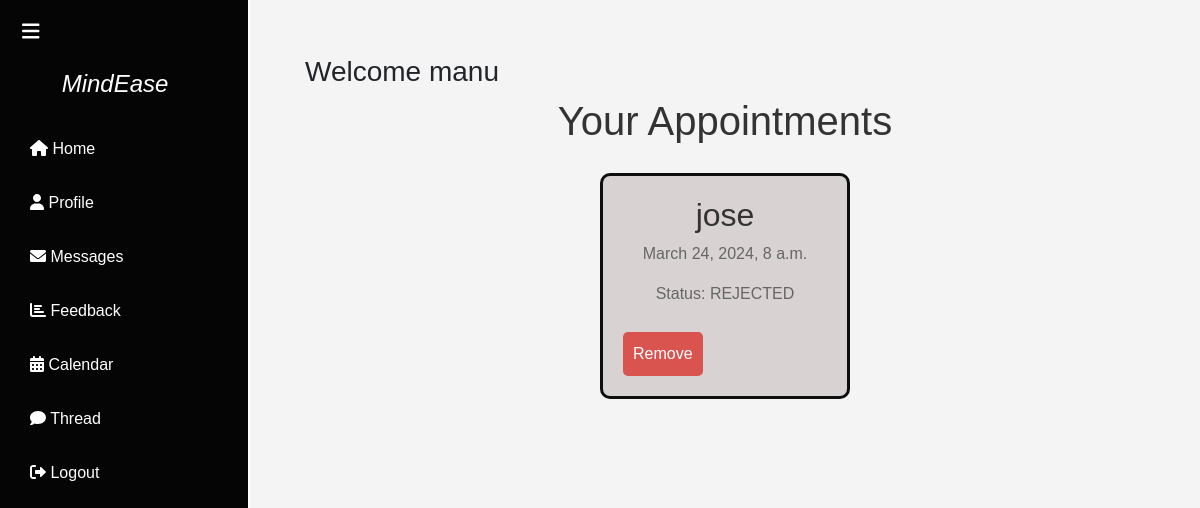
Page /therapist-appointments/ (signed in) on the earlier database version.
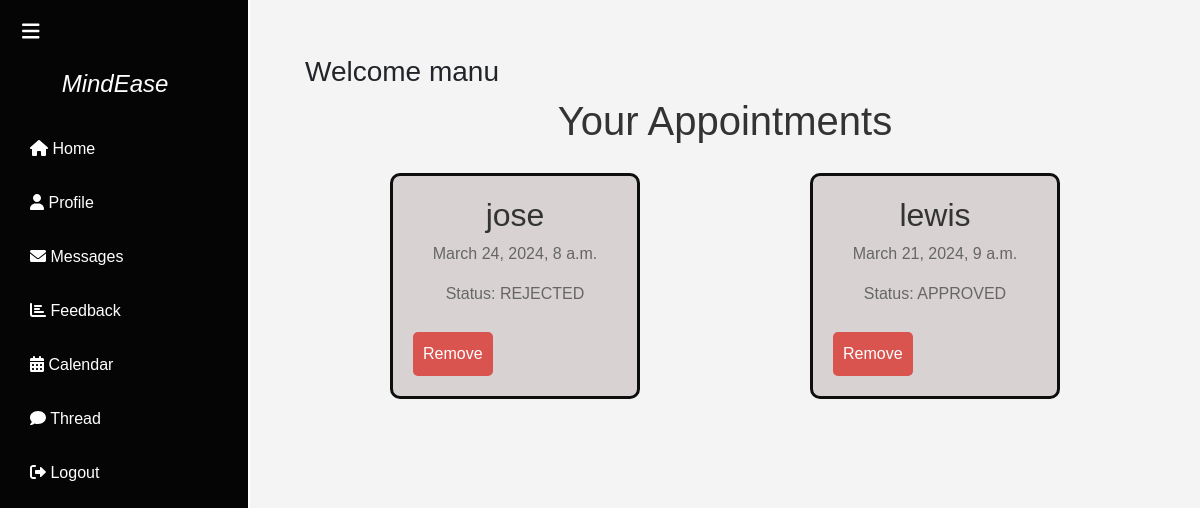
Same page on the later database version.
### app1/models.py (models this page shows, shortened)
class Appointment(models.Model):
    user = models.ForeignKey(User, on_delete=models.CASCADE, related_name='appointments')
    therapist = models.ForeignKey(User, on_delete=models.CASCADE, related_name='approved_appointments')
    time_slot = models.ForeignKey('TimeSlot', on_delete=models.CASCADE)
    status = models.CharField(max_length=20, choices=[('PENDING', 'Pending'), ('APPROVED', 'Approved')], default='PENDING')
    status_change_notification = models.BooleanField(default=False)
    PAYMENT_STATUS_CHOICES = [
        ('PENDING', 'Pending'),
        ('PAID', 'Paid'),
        ('FAILED', 'Failed'),
    ]
    payment_status = models.CharField(max_length=10, choices=PAYMENT_STATUS_CHOICES, default='PENDING')
    payment_id = models.CharField(max_length=100, blank=True, null=True)

class User(AbstractUser):
    class Role(models.TextChoices):
        ADMIN = "ADMIN", "Admin"
        THERAPIST = "THERAPIST", "Therapist"
        USER = "USER", "User"
    role = models.CharField(max_length=50, choices=Role.choices)
    phone_number = models.CharField(max_length=15, blank=True, null=True)
    dob = models.DateField(blank=True, null=True)
    location = models.CharField(max_length=255, blank=True, null=True)
    qualification = models.CharField(max_length=255, blank=True, null=True)
    description = models.TextField(blank=True, null=True)
    specialization = models.CharField(max_length=255, blank=True, null=True)
    is_approved = models.BooleanField(default=False)
    is_therapist = models.BooleanField(default=False)
    profile_picture = models.ImageField(upload_to='profile_pics/', blank=True, null=True)

class TimeSlot(models.Model):
    class SessionType(models.TextChoices):
        MORNING = "MORNING", "Morning Session"
        AFTERNOON = "AFTERNOON", "Afternoon Session"
    TIME_SLOTS = [
        ("8-9", "8:00 AM - 9:00 AM"),
        ("9-10", "9:00 AM - 10:00 AM"),
        ("10-11", "10:00 AM - 11:00 AM"),
        ("12-1", "12:00 PM - 1:00 PM"),
        ("1-2", "1:00 PM - 2:00 PM"),
        ("2-3", "2:00 PM - 3:00 PM"),
        ("3-4", "3:00 PM - 4:00 PM"),
    ]
    therapist = models.ForeignKey(User, on_delete=models.CASCADE, related_name='available_time_slots')
    time_slot = models.CharField(max_length=5, choices=TIME_SLOTS, null=True)
    start_time = models.DateTimeField()
    end_time = models.DateTimeField()
    session_type = models.CharField(max_length=50, choices=SessionType.choices, null=True)
    is_booked = models.BooleanField(default=False)

### app1/views.py (the view)
# urls.py: path('therapist-appointments/', views.therapist_appointments, name='therapist_appointments'),
def therapist_appointments(request):
    if request.user.role != 'THERAPIST':
        return redirect('home')  # Redirect to the home page if the user is not a therapist
    appointments = Appointment.objects.filter(therapist=request.user, status='PENDING')
    return render(request, 'therapist_appointments.html', {'appointments': appointments})

### templates/therapist_appointments.html (shortened to what this page needs)
<!DOCTYPE html>
<html lang="en">
<head>
  <link href="https://cdn.jsdelivr.net/npm/bootstrap@5.3.0/dist/css/bootstrap.min.css" rel="stylesheet">
  <link href="https://cdnjs.cloudflare.com/ajax/libs/font-awesome/6.0.0/css/all.min.css" rel="stylesheet">
<link href="https://cdnjs.cloudflare.com/ajax/libs/font-awesome/6.0.0/css/all.min.css" rel="stylesheet">
</head>
<body>
<div class="wrapper">
  <nav id="sidebar">
    <div class="sidebar-header">
      <strong><i><h3 id="brand">&nbsp;&nbsp;&nbsp;&nbsp;&nbsp;&nbsp;&nbsp;MindEase</h3></i></strong>
    </div>
    <div id="sidebar-content">
      <ul class="list-unstyled components">
        <li>
          <a href="/Tdash" class="sidebar-link">
            <i class="fas fa-home"></i> <span class="sidebar-content-text">Home</span>
          </a>
        </li>
        <li>
          <a href='/update_profile' class="sidebar-link">
            <i class="fas fa-user"></i> <span class="sidebar-content-text">Profile</span>
          </a>
        </li>
        <li>
          <a href="#" class="sidebar-link">
            <i class="fas fa-envelope"></i> <span class="sidebar-content-text">Messages</span>
          </a>
        </li>
        <li>
          <a href="/write_experience" class="sidebar-link">
            <i class="fas fa-chart-bar"></i> <span class="sidebar-content-text">Feedback</span>
          </a>
        </li>
        <li>
          <a href="#" class="sidebar-link">
            <i class="fas fa-calendar-alt"></i> <span class="sidebar-content-text">Calendar</span>
          </a>
        </li>
        <li>
          <a href="/threads" class="sidebar-link">
            <i class="fas fa-comment"></i> <span class="sidebar-content-text">Thread</span>
          </a>
        </li>
        <li>
          <a href="{% url 'logout' %}" class="sidebar-link">
            <i class="fas fa-sign-out-alt"></i> <span class="sidebar-content-text">Logout</span>
          </a>
        </li>
      </ul>
    </div>
    <button type="button" id="sidebarCollapse" class="btn btn-dark">
      <i class="fas fa-bars"></i>
    </button>
  </nav>
  <div id="content">
    <main>
      {% if user.is_authenticated %}
        <strong><h3 class="font-weight-bold">Welcome {{ user.username }}</h3></strong>
      {% else %}
        <h3 class="font-weight-bold">Welcome, Please Log in</h3>
      {% endif %}
<!DOCTYPE html>
<html lang="en">
<head>
</head>
<body>
    <h1>Your Appointments</h1>
    <div class="appointment-container">
        {% for appointment in request.user.approved_appointments.all %}
        <div class="appointment-card" id="appointment-{{ appointment.id }}">
            <div class="appointment-info">
                <h2>{{ appointment.user.username }}</h2>
                <p>{{ appointment.time_slot.start_time }}</p>
                <p>Status: {{ appointment.status }}</p>
            </div>
            {% if appointment.status == 'PENDING' %}
            <a href="{% url 'therapist_approve_appointment' appointment.id %}">Approve Appointment</a>
            {% else %}
            <button class="remove-button" onclick="removeAppointment('{{ appointment.id|escapejs }}')">Remove</button>
            {% endif %}
        </div>
        {% endfor %}
    </div>
</body>
</html>
</body>
</html>

Differences in the rows shown:
added Appointment: user.username "lewis", time_slot.start_time "March 21, 2024, 9 a.m.", status "APPROVED"
